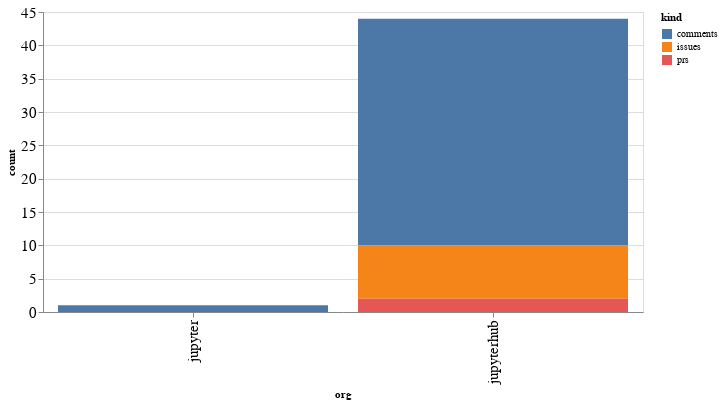

The notebook cell saved with this chart:
### Code cell
alt.Chart(org_summaries, width=600).mark_bar().encode(
    x='org',
    y='count',
    color='kind',
    tooltip="org"
)

### Figure 1 — Vega-Lite specification as saved in the notebook (floating-point values rounded to 4 significant figures)
{"config": {"axisLeft": {"labelFontSize": 15}, "axisBottom": {"labelFontSize": 15}}, "data": {"name": "data-5333de4d37bc7c7eb0cb874d59240895"}, "mark": "bar", "encoding": {"color": {"type": "nominal", "field": "kind"}, "tooltip": {"type": "nominal", "field": "org"}, "x": {"type": "nominal", "field": "org"}, "y": {"type": "quantitative", "field": "count"}}, "width": 600, "$schema": "https://vega.github.io/schema/vega-lite/v4.8.1.json", "datasets": {"data-5333de4d37bc7c7eb0cb874d59240895": [{"org": "jupyter", "kind": "comments", "count": 1}, {"org": "jupyterhub", "kind": "comments", "count": 34}, {"org": "jupyterhub", "kind": "issues", "count": 8}, {"org": "jupyterhub", "kind": "prs", "count": 2}]}}
